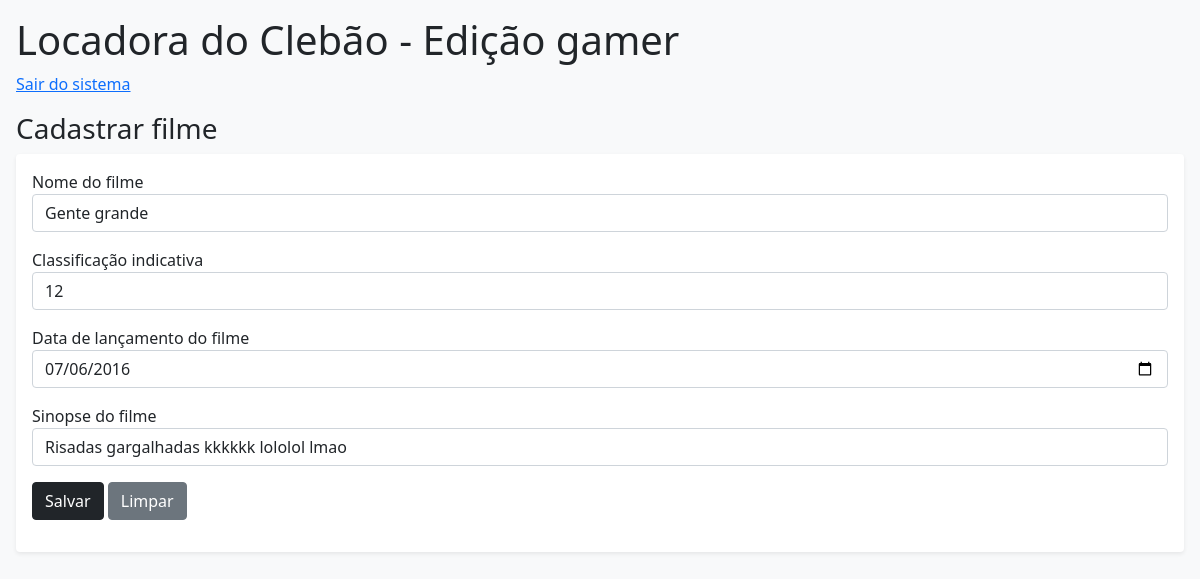
Page /locadora_clebao/admin/editar.php?id_filme=4 (signed in) on the committed database.
### tables this page shows
CREATE TABLE `filmes` (
  `id_filme` int(11) NOT NULL,
  `nome_filme` varchar(40) NOT NULL,
  `class_idade` int(11) NOT NULL,
  `dt_reg_filme` datetime NOT NULL,
  `dt_lanca_filme` date NOT NULL,
  `descri_filme` varchar(200) NOT NULL,
  `status_alug` int(11) NOT NULL
);

### locadora_clebao/database/filme.dao.php (called while the page is built, shortened)
<?php
function buscar_filme($id_filme)
{
	$conn = conectar();
	$sql =  "SELECT * FROM filmes WHERE id_filme = $id_filme";
	$result = mysqli_query($conn, $sql);
	$res = mysqli_fetch_assoc($result);
	if (mysqli_affected_rows($conn) > 0)
	{
		return $res;
	}
	return null;
}
?>

### locadora_clebao/admin/editar.php (the view, shortened to what this page needs)
<?php 	include_once 'lock.php';
include_once '../database/filme.dao.php';
    if (!isset($_GET['id_filme']))
    {
        header('location:index.php?msg=idinvalido');
    }
    else
    {
        $result = buscar_filme($_GET['id_filme']);
        if ($result == null)
        {
            header('location:index.php?msg=idinvalido');
        }
        else
        {
            $filme = $result;
        }
    }
?>
<!DOCTYPE html>
<html>
<head>
	<link href="https://cdn.jsdelivr.net/npm/bootstrap@5.1.3/dist/css/bootstrap.min.css" rel="stylesheet">
</head>
<body class="container-fluid p-3 mb-2 bg-light text-dark">
	<h1>Locadora do Clebão - Edição gamer</h1>
	<p>
		<a href="logout.php">Sair do sistema</a>
	</p>
	<h3>Cadastrar filme</h3>
	<div class="col-12 shadow-sm p-3 mb-5 bg-body rounded">
		<form action="editado.php" method="post">
			<p>
				<label>Nome do filme</label><br>
				<input type="text" name="nomefilme" value = "<?= $filme['nome_filme']?>" required class="form-control">
			</p>
			<p>
				<label>Classificação indicativa</label><br>
				<input type="number" name="classindicativa" min="0" value = "<?= $filme['class_idade']?>" required class="form-control">
			</p>
			<p>
				<label>Data de lançamento do filme</label><br>
				<input type="date" name="datalanc" value = "<?= $filme['dt_lanca_filme']?>" required class="form-control">
			</p>
			<p>
				<label>Sinopse do filme</label><br>
				<input type="text" name="sinopse" value = "<?= $filme['descri_filme']?>" required class="form-control">
			</p>
			<p>
				<button type="submit" name="salvar" class="btn btn-dark">Salvar</button>
				<button type="reset" name="entrar" class="btn btn-secondary">Limpar</button>
			</p>
		</form>
	</div>
</body>
</html>

### rows in the picture
filmes: nomefilme "Gente grande", classindicativa "12", datalanc "07/06/2016", sinopse "Risadas gargalhadas kkkkkk lololol lmao"
